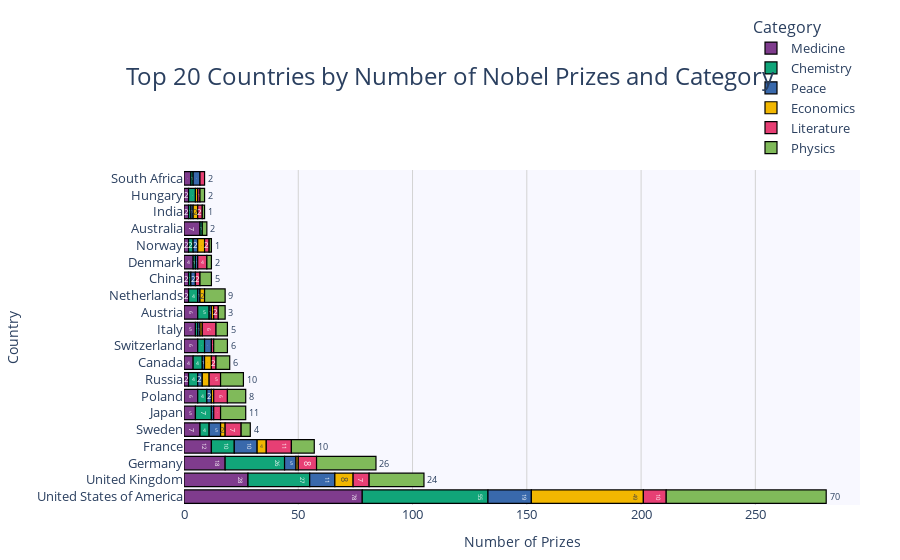

Here is the notebook cell this chart was saved with:
### Code cell
cat_cntry_bar = px.bar(
    merged_df,
    x='cat_prize',
    y='birth_country_current',
    color='category',
    orientation='h',
    title='Top 20 Countries by Number of Nobel Prizes and Category',
    labels={'cat_prize': 'Number of Prizes', 'birth_country_current': 'Country', 'category': 'Category'},
    color_discrete_sequence=px.colors.qualitative.Bold,
    text='cat_prize'
)

cat_cntry_bar.update_traces(
    textposition='outside',
    marker_line_color='black',
    marker_line_width=1.2,
    hovertemplate='<b>%{y}</b><br>Category: %{legendgroup}<br>Prizes: %{x}<extra></extra>'
)

cat_cntry_bar.update_layout(
    title_font_size=24,
    title_x=0.5,
    xaxis=dict(
        title='Number of Prizes',
        showgrid=True,
        gridcolor='lightgray',
        tickfont=dict(size=13)
    ),
    yaxis=dict(
        title='Country',
        tickfont=dict(size=13),
        autorange='reversed'
    ),
    legend=dict(
        title='Category',
        font=dict(size=13),
        orientation='v',
        y=1.02,
        x=1,
        xanchor='right',
        yanchor='bottom'
    ),
    plot_bgcolor='rgba(248,248,255,1)',
    paper_bgcolor='white',
    margin=dict(l=120, r=40, t=80, b=40)
)

cat_cntry_bar.show()

### Figure 1 — Plotly figure (JSON) as saved in the notebook; plotly's stock layout.template omitted (floating-point values rounded to 4 significant figures)
{"data": [{"hovertemplate": "<b>%{y}</b><br>Category: %{legendgroup}<br>Prizes: %{x}<extra></extra>", "legendgroup": "Medicine", "marker": {"color": "rgb(127, 60, 141)", "line": {"color": "black", "width": 1.2}, "pattern": {"shape": ""}}, "name": "Medicine", "orientation": "h", "showlegend": true, "text": [3.0, 2.0, 2.0, 7.0, 2.0, 4.0, 2.0, 2.0, 6.0, 5.0, 6.0, 4.0, 2.0, 6.0, 5.0, 7.0, 12.0, 18.0, 28.0, 78.0], "textposition": "outside", "type": "bar", "x": [3, 2, 2, 7, 2, 4, 2, 2, 6, 5, 6, 4, 2, 6, 5, 7, 12, 18, 28, 78], "xaxis": "x", "y": ["South Africa", "Hungary", "India", "Australia", "Norway", "Denmark", "China", "Netherlands", "Austria", "Italy", "Switzerland", "Canada", "Russia", "Poland", "Japan", "Sweden", "France", "Germany", "United Kingdom", "United States of America"], "yaxis": "y"}, {"hovertemplate": "<b>%{y}</b><br>Category: %{legendgroup}<br>Prizes: %{x}<extra></extra>", "legendgroup": "Chemistry", "marker": {"color": "rgb(17, 165, 121)", "line": {"color": "black", "width": 1.2}, "pattern": {"shape": ""}}, "name": "Chemistry", "orientation": "h", "showlegend": true, "text": [3.0, 1.0, 1.0, 1.0, 2.0, 1.0, 1.0, 4.0, 5.0, 3.0, 1.0, 4.0, 4.0, 7.0, 4.0, 4.0, 10.0, 26.0, 27.0, 55.0], "textposition": "outside", "type": "bar", "x": [3, 1, 1, 1, 2, 1, 1, 4, 5, 3, 1, 4, 4, 7, 4, 4, 10, 26, 27, 55], "xaxis": "x", "y": ["Hungary", "South Africa", "India", "Australia", "Norway", "Denmark", "China", "Netherlands", "Austria", "Switzerland", "Italy", "Canada", "Russia", "Japan", "Poland", "Sweden", "France", "Germany", "United Kingdom", "United States of America"], "yaxis": "y"}, {"hovertemplate": "<b>%{y}</b><br>Category: %{legendgroup}<br>Prizes: %{x}<extra></extra>", "legendgroup": "Peace", "marker": {"color": "rgb(57, 105, 172)", "line": {"color": "black", "width": 1.2}, "pattern": {"shape": ""}}, "name": "Peace", "orientation": "h", "showlegend": true, "text": [3.0, 1.0, 2.0, 1.0, 2.0, 1.0, 1.0, 3.0, 1.0, 1.0, 2.0, 1.0, 2.0, 5.0, 10.0, 5.0, 11.0, 19.0], "textposition": "outside", "type": "bar", "x": [3, 1, 2, 1, 2, 1, 1, 3, 1, 1, 2, 1, 2, 5, 10, 5, 11, 19], "xaxis": "x", "y": ["South Africa", "India", "Norway", "Denmark", "China", "Netherlands", "Austria", "Switzerland", "Italy", "Canada", "Russia", "Japan", "Poland", "Sweden", "France", "Germany", "United Kingdom", "United States of America"], "yaxis": "y"}, {"hovertemplate": "<b>%{y}</b><br>Category: %{legendgroup}<br>Prizes: %{x}<extra></extra>", "legendgroup": "Economics", "marker": {"color": "rgb(242, 183, 1)", "line": {"color": "black", "width": 1.2}, "pattern": {"shape": ""}}, "name": "Economics", "orientation": "h", "showlegend": true, "text": [1.0, 2.0, 3.0, 2.0, 1.0, 1.0, 3.0, 3.0, 1.0, 2.0, 4.0, 1.0, 8.0, 49.0], "textposition": "outside", "type": "bar", "x": [1, 2, 3, 2, 1, 1, 3, 3, 1, 2, 4, 1, 8, 49], "xaxis": "x", "y": ["Hungary", "India", "Norway", "Netherlands", "Austria", "Italy", "Canada", "Russia", "Poland", "Sweden", "France", "Germany", "United Kingdom", "United States of America"], "yaxis": "y"}, {"hovertemplate": "<b>%{y}</b><br>Category: %{legendgroup}<br>Prizes: %{x}<extra></extra>", "legendgroup": "Literature", "marker": {"color": "rgb(231, 63, 116)", "line": {"color": "black", "width": 1.2}, "pattern": {"shape": ""}}, "name": "Literature", "orientation": "h", "showlegend": true, "text": [1.0, 2.0, 2.0, 4.0, 2.0, 2.0, 2.0, 6.0, 1.0, 2.0, 5.0, 6.0, 3.0, 7.0, 11.0, 8.0, 7.0, 10.0], "textposition": "outside", "type": "bar", "x": [1, 2, 2, 4, 2, 2, 2, 6, 1, 2, 5, 6, 3, 7, 11, 8, 7, 10], "xaxis": "x", "y": ["Hungary", "South Africa", "India", "Denmark", "China", "Norway", "Austria", "Italy", "Switzerland", "Canada", "Russia", "Poland", "Japan", "Sweden", "France", "Germany", "United Kingdom", "United States of America"], "yaxis": "y"}, {"hovertemplate": "<b>%{y}</b><br>Category: %{legendgroup}<br>Prizes: %{x}<extra></extra>", "legendgroup": "Physics", "marker": {"color": "rgb(128, 186, 90)", "line": {"color": "black", "width": 1.2}, "pattern": {"shape": ""}}, "name": "Physics", "orientation": "h", "showlegend": true, "text": [1.0, 2.0, 2.0, 5.0, 2.0, 1.0, 9.0, 3.0, 6.0, 5.0, 6.0, 10.0, 8.0, 11.0, 4.0, 10.0, 26.0, 24.0, 70.0], "textposition": "outside", "type": "bar", "x": [1, 2, 2, 5, 2, 1, 9, 3, 6, 5, 6, 10, 8, 11, 4, 10, 26, 24, 70], "xaxis": "x", "y": ["India", "Hungary", "Australia", "China", "Denmark", "Norway", "Netherlands", "Austria", "Switzerland", "Italy", "Canada", "Russia", "Poland", "Japan", "Sweden", "France", "Germany", "United Kingdom", "United States of America"], "yaxis": "y"}], "layout": {"barmode": "relative", "legend": {"font": {"size": 13}, "orientation": "v", "title": {"text": "Category"}, "tracegroupgap": 0, "x": 1, "xanchor": "right", "y": 1.02, "yanchor": "bottom"}, "margin": {"b": 40, "l": 120, "r": 40, "t": 80}, "paper_bgcolor": "white", "plot_bgcolor": "rgba(248,248,255,1)", "title": {"font": {"size": 24}, "text": "Top 20 Countries by Number of Nobel Prizes and Category", "x": 0.5}, "xaxis": {"anchor": "y", "domain": [0, 1], "gridcolor": "lightgray", "showgrid": true, "tickfont": {"size": 13}, "title": {"text": "Number of Prizes"}}, "yaxis": {"anchor": "x", "autorange": "reversed", "domain": [0, 1], "tickfont": {"size": 13}, "title": {"text": "Country"}}}}
